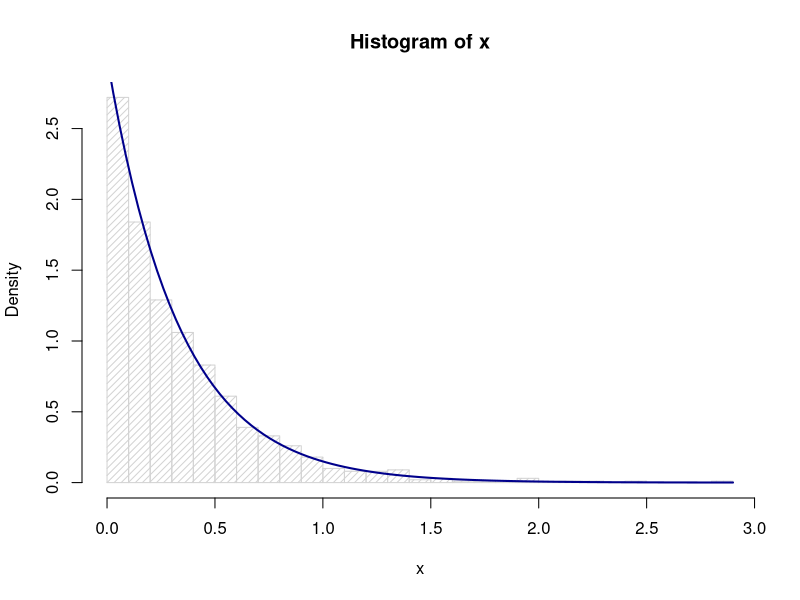

Write R code to recreate this figure. (Note: this script raises an error after producing the figure.)
## ---- chunk 1
knitr::opts_chunk$set(echo = TRUE)
## ---- chunk 2
# Generate samples from exponential distribution
rate <- 3 #Rate parameter
n <- 1000 #Number of samples
generate.exponential <- function(rate, n){
  u <- runif(n)
  x <- - 1/rate * log(u)
  return(x)
}
x <- generate.exponential(rate, n)
hist(x, density=20, breaks = 30, prob=TRUE)
curve(dexp(x, rate=rate), add=TRUE, col="darkblue", lwd=2)
## ---- chunk 3
# Generate samples from g(X)
rate <- 3 #Rate parameter
n <- 100 #Number of samples
generate.samples.g<- function(alpha, n){
  c <- alpha*exp(1)/(alpha+exp(1))
  u <- runif(n, 0,1)
  for (i in 1:n){
    if (u < c/(alpha)){
      x <- (u*(alpha)/c)^(1/alpha)
    }
    else{
      x <- 1-log(exp(1)/c*(1-u))
    }
    
  }
  return(x)
}
x <- generate.samples.g(0.1, n)
hist(x, density=20, breaks = 30, prob=TRUE)
## ---- chunk 4
# Generate samples from normal distribution with Box-Muller
n <- 10000 #Number of samples
generate.normal <- function(n){
  u1 <- runif(n)
  u2 <- runif(n)
  x1 <- sqrt(-2*log(u1))*cos(2*pi*u2)
  x2 <- sqrt(-2*log(u1))*sin(2*pi*u2)
  X <- rbind(x1, x2)
  return (X)
}
X <- generate.normal(n)
hist(X[1,], density=20, breaks = 30, prob=TRUE)
curve(dnorm, add=TRUE, col="darkblue", lwd=2)
hist(X[2,], density=20, breaks = 30, prob=TRUE)
curve(dnorm, add=TRUE, col="darkblue", lwd=2)
print("Observed: ")
mean(X)
cov(t(X))
## ---- chunk 5
# Generate n samples from d variate normal distribution
n <- 10000 #Number of samples
mu <- c(0,0)
sigma <- cbind(c(1,0.5),c(0.5,1))
generate.d.normal <- function(n, mu, sigma){
  A <- chol(sigma)
  d <- length(mu)
  X <- generate.normal(n*d)
  x <- matrix(X[1,], nrow=d, ncol=n)
  Z <- mu+t(A)%*%x
}
Z <- generate.d.normal(n, mu, sigma)
print("Expected: ")
mu
sigma
print('Observed: ')
mean(Z)
cov(t(Z))
## ---- chunk 6
#Function f(x)
function.f <- function(x, alpha){
  if (x>0){
    return (x^(alpha-1)*exp(-x)/gamma(alpha))
  }
  else{
    return(0)
  }
}

#Function g(x)
function.g <- function(x, alpha){
  c = alpha*exp(1)/(alpha+exp(1))
  if (x>0 && x<1){
    return (c*x^(alpha-1))
  }
  else if(x >= 1){
    return(c*exp(-x))
  }
  else{
    return(0)
  }
}

# Generate n samples from d variate normal distribution
n <- 1000 #Number of samples
alpha <- 0.3
rejection.sampling <- function(n, alpha){
  c <- (alpha+exp(1))/(gamma(alpha)*alpha*exp(1))
  samples <- c()
  for (i in 1:n){
    repeat{
      x <- generate.samples.g(alpha, 1)
      acceptance.prob <- function.f(x, alpha)/(c*function.g(x, alpha))
      if(runif(1) <= acceptance.prob){
        samples <- c(samples, x)
        break
      }
    }
  }
  return (samples)
}
y <- rejection.sampling(n, alpha)
print("Expected: ")
cat("Mean: ", alpha, "\n")
cat("Variance: ", alpha, "\n")
print("Observed: ")
cat("Mean: ", mean(y), "\n")
cat("Variance: ", var(y), "\n")
## ---- chunk 7
log.gamma <- function(x, alpha){
  return((alpha-1)*log(x)-x)
}
# Ratio-of-uniforms method
n <- 1000
alpha <- 30
ratio.of.uniforms <- function(n, alpha){
  reject_counter <- -n
  b.minus <- 0
  log.b.plus <- (alpha+1)/2*(log(alpha+1)-1)
  log.a <- (alpha-1)/2*(log(alpha-1)-1)
  samples <- c()
  for(i in 1:n){
    repeat{
      reject_counter <- reject_counter + 1
      log.x1 <- -generate.exponential(1, rate=1) + log.a
      log.x2 <- -generate.exponential(1, rate=1) + log.b.plus
      log.y <- log.x2 - log.x1
      if (2*log.x1 <= log.gamma(exp(log.y), alpha)){
        samples <- c(samples, exp(log.y))
        break
      }
    }
  }
  cat("Rejection ratio: ", reject_counter/n , "\n")
  return (samples)
}
y <- ratio.of.uniforms(n, alpha)
print("Expected: ")
cat("Mean: ", alpha, "\n")
cat("Variance: ", alpha, "\n")
print("Observed: ")
cat("Mean: ", mean(y), "\n")
cat("Variance: ", var(y), "\n")
## ---- chunk 8
n = 1000
alpha = 2000
beta = 2
sample.gamma <- function(n, alpha, beta){
  if(alpha < 1){
    return(rejection.sampling(n, alpha)/beta)
  }
  else if (alpha == 1){
    return(generate.exponential(1, n)/beta)
  }
  else if (alpha > 1){
    return(ratio.of.uniforms(n, alpha)/beta)
  }
  else{
    return(0)
  }
}
y <- sample.gamma(n, alpha, beta)
print("Expected: ")
cat("Mean: ", alpha/beta, "\n")
cat("Variance: ", alpha/beta^2, "\n")
print("Observed: ")
cat("Mean: ", mean(y), "\n")
cat("Variance: ", var(y), "\n")
